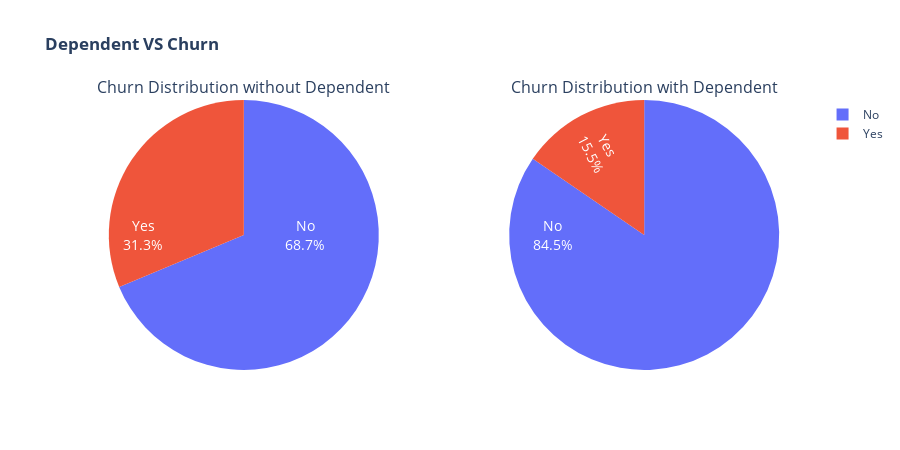

This figure's notebook cell:
### Code cell
# since the distribution of dependents is not balanced, even though customers with dependents churn less, we should know the churn rate in each group
fig = make_subplots(
    rows=1, 
    cols=2, 
    specs=[[{'type':'domain'}, {'type':'domain'}]],
    subplot_titles=("Churn Distribution without Dependent", "Churn Distribution with Dependent")
)

fig.add_trace(
    go.Pie(
        labels=df[df['Dependents'] == 'No']['Churn'].value_counts().index, 
        values=df[df['Dependents'] == 'No']['Churn'].value_counts().values, 
        name="Without Dependent",
        textinfo='percent+label',
    ), 
    row=1, col=1 
)

fig.add_trace(
    go.Pie(
        labels=df[df['Dependents'] == 'Yes']['Churn'].value_counts().index, 
        values=df[df['Dependents'] == 'Yes']['Churn'].value_counts().values, 
        name="With Dependent",
        textinfo='percent+label',
    ), 
    row=1, col=2 
)

fig.update_layout(
    title_text="<b>Dependent VS Churn</b>",
    width=900, 
    height=450,
    
)

fig.update_traces(
    hoverinfo="label+value+percent", 
    textfont_size=14,
    insidetextorientation='radial',
    textfont_color='white'
)

fig.show()

### Figure 1 — Plotly figure (JSON) as saved in the notebook; plotly's stock layout.template omitted (floating-point values rounded to 4 significant figures)
{"data": [{"domain": {"x": [0, 0.45], "y": [0, 1]}, "hoverinfo": "label+value+percent", "insidetextorientation": "radial", "labels": ["No", "Yes"], "name": "Without Dependent", "textfont": {"color": "white", "size": 14}, "textinfo": "percent+label", "type": "pie", "values": [3390, 1543]}, {"domain": {"x": [0.55, 1], "y": [0, 1]}, "hoverinfo": "label+value+percent", "insidetextorientation": "radial", "labels": ["No", "Yes"], "name": "With Dependent", "textfont": {"color": "white", "size": 14}, "textinfo": "percent+label", "type": "pie", "values": [1784, 326]}], "layout": {"annotations": [{"font": {"size": 16}, "showarrow": false, "text": "Churn Distribution without Dependent", "x": 0.225, "xanchor": "center", "xref": "paper", "y": 1, "yanchor": "bottom", "yref": "paper"}, {"font": {"size": 16}, "showarrow": false, "text": "Churn Distribution with Dependent", "x": 0.775, "xanchor": "center", "xref": "paper", "y": 1, "yanchor": "bottom", "yref": "paper"}], "height": 450, "title": {"text": "<b>Dependent VS Churn</b>"}, "width": 900}}
